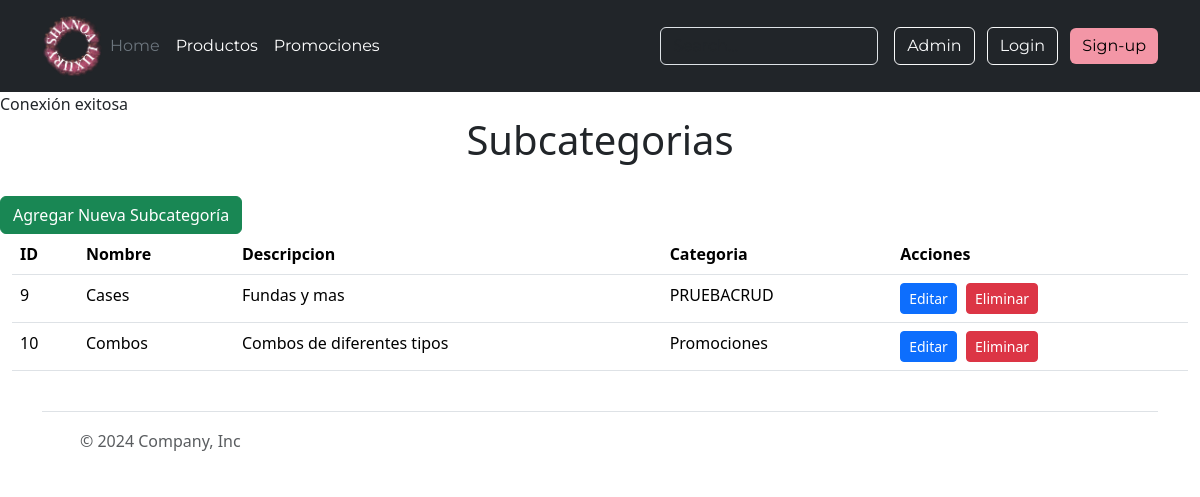
/Secciones/Subcategorias/index.php, run on the app's committed database.
### tables this page shows
CREATE TABLE `subcategorias` (
  `idSubcategorias` int(11) NOT NULL,
  `nombreSub` varchar(45) DEFAULT NULL,
  `descripcionSub` varchar(45) DEFAULT NULL,
  `Categorias_idCategorias` int(11) NOT NULL
);

CREATE TABLE `categorias` (
  `idCategorias` int(11) NOT NULL,
  `nombreCat` varchar(45) DEFAULT NULL,
  `descripcionCat` varchar(45) DEFAULT NULL
);

### Secciones/Subcategorias/index.php (the view, shortened to what this page needs)
<?php include ("../../Templates/header.php"); ?>
<?php
include ("../../PHPCONEXION/conexion.php");
$sql = "SELECT sub.idSubcategorias, sub.nombreSub, sub.descripcionSub, cat.nombreCat
FROM subcategorias AS sub
JOIN categorias AS cat ON sub.Categorias_idCategorias = cat.idCategorias";
?>
<h1 class="text-center text-info text-dark">Subcategorias</h1>
<br>
<div class="card-body">
    <a class="btn btn-success" href="agregar.php">Agregar Nueva Subcategoría</a>
    <div class="table-responsive-sm container-sm" style="max-width: 100%; overflow-x: auto;">
        <table class="table " id="tabla_id">
            <thead>
                <tr>
                    <th scope="col">ID</th>
                    <th scope="col">Nombre</th>
                    <th scope="col">Descripcion</th>
                    <th scope="col">Categoria</th>
                    <th scope="col">Acciones</th>
                </tr>
            </thead>
            <tbody>
                <?php $resultado = $conn->query($sql);
                if ($resultado->num_rows > 0) {
                    while ($row = $resultado->fetch_assoc()) {
                        echo "<tr>";
                        echo "<td>" . $row["idSubcategorias"] . "</td>";
                        echo "<td>" . $row["nombreSub"] . "</td>";
                        echo "<td>" . $row["descripcionSub"] . "</td>";
                        echo "<td>" . $row["nombreCat"] . "</td>";
                        echo "<td> <a href='Editar.php?id=" . $row["idSubcategorias"] . "' class='btn btn-primary btn-sm'>Editar</a>
                        <a href='index.php?id=" . $row["idSubcategorias"] . "'style='margin-left: 5px;' class='btn btn-danger btn-sm'>Eliminar</a></td>";
                        echo "</tr>";
                    }
                } else {
                    echo "<tr><td colspan='4'>No se encontraron categorías.</td></tr>";
                }
                ?>
            </tbody>
        </table>
    </div>
</div>
<?php include ("../../Templates/footer.php"); ?>

### Templates/header.php (shortened to what this page needs)
<!DOCTYPE html>
<html lang="en">
<head>
    <link href='https://unpkg.com/boxicons@2.1.4/css/boxicons.min.css' rel='stylesheet'>
    <link rel="stylesheet" href="https://unpkg.com/swiper/swiper-bundle.min.css">
    <link rel="stylesheet" href="http://localhost/Shanoa%20Store/Styles/index.css">
    <link rel="stylesheet" href="https://use.fontawesome.com/releases/v5.6.3/css/all.css">
    <link href="https://cdn.jsdelivr.net/npm/bootstrap@5.3.3/dist/css/bootstrap.min.css" rel="stylesheet"
>
    <link rel="stylesheet" href="https://cdn.jsdelivr.net/npm/@docsearch/css@3">
    <link href="../assets/dist/css/bootstrap.min.css" rel="stylesheet">
    <link href="carousel.css" rel="stylesheet">
</head>
<header class="p-3 text-bg-dark ">
    <div class="container ">
        <div class="d-flex flex-wrap align-items-center justify-content-center justify-content-lg-start">
            <a href="Index.php" class="d-flex align-items-center mb-2 mb-lg-0 text-white text-decoration-none">
                <img src="imagenes/logo_vago2.png" alt="" style="height: 60px;">
            </a>
            <ul class="nav col-12 col-lg-auto me-lg-auto mb-2 justify-content-center mb-md-0">
                <li><a href="/Shanoa%20Store/Index.php" class="nav-link px-2 text-secondary">Home</a></li>
                <li><a href="/Shanoa%20Store/Productos.php" class="nav-link px-2 text-white">Productos</a></li>
                <li><a href="#" class="nav-link px-2 text-white">Promociones</a></li>
            </ul>
            <form class="col-12 col-lg-auto mb-3 mb-lg-0 me-lg-3" role="search">
                <input type="search" class="form-control form-control-dark text-bg-dark" placeholder="Search..."
                    aria-label="Search">
            </form>
            <div class="text-end">
                <a class="btn btn-outline-light me-2" href="/Shanoa Store/Secciones/index.php">Admin </a>
                <a class="btn btn-outline-light me-2" href="InicioSesion.php">Login</a>
                <button type="button" class="btn btn-warning" style="border: none;">Sign-up</button>
            </div>
        </div>
    </div>
</header>

### PHPCONEXION/conexion.php
<?php
$servername = "localhost";
$username = "root";
$password = "";
$database = "Shanoa_Store";
$conn = new mysqli($servername, $username, $password, $database);
if ($conn->connect_error) {
    die("Conexión fallida: " . $conn->connect_error);
} else {
    echo "Conexión exitosa";
}
?>

### Templates/footer.php
<div class="container">
        <footer class="d-flex flex-wrap justify-content-between align-items-center py-3 my-4 border-top">
            <div class="col-md-4 d-flex align-items-center">
                <a href="/" class="mb-3 me-2 mb-md-0 text-body-secondary text-decoration-none lh-1">
                    <svg class="bi" width="30" height="24">
                        <use xlink:href="#bootstrap" />
                    </svg>
                </a>
                <span class="mb-3 mb-md-0 text-body-secondary">&copy; 2024 Company, Inc</span>
            </div>
            <ul class="nav col-md-4 justify-content-end list-unstyled d-flex">
                <li class="ms-3"><a class="text-body-secondary" href="#"><svg class="bi" width="24" height="24">
                            <use xlink:href="#twitter" />
                        </svg></a></li>
                <li class="ms-3"><a class="text-body-secondary" href="#"><svg class="bi" width="24" height="24">
                            <use xlink:href="#instagram" />
                        </svg></a></li>
                <li class="ms-3"><a class="text-body-secondary" href="#"><svg class="bi" width="24" height="24">
                            <use xlink:href="#facebook" />
                        </svg></a></li>
            </ul>
        </footer>
    </div>

### Styles/index.css (style rules this page uses)
header { font-family: 'Montserrat', sans-serif; display: flex; justify-content: space-between; }
.btn-warning { background-color: rgb(243, 150, 166) !important; }
.form-control-dark { border-color: var(--bs-danger-bg-subtle); }

### data on the page
subcategorias: idSubcategorias "9", nombreSub "Cases", descripcionSub "Fundas y mas", Categorias_idCategorias.nombreCat "PRUEBACRUD"
subcategorias: idSubcategorias "10", nombreSub "Combos", descripcionSub "Combos de diferentes tipos", Categorias_idCategorias.nombreCat "Promociones"
